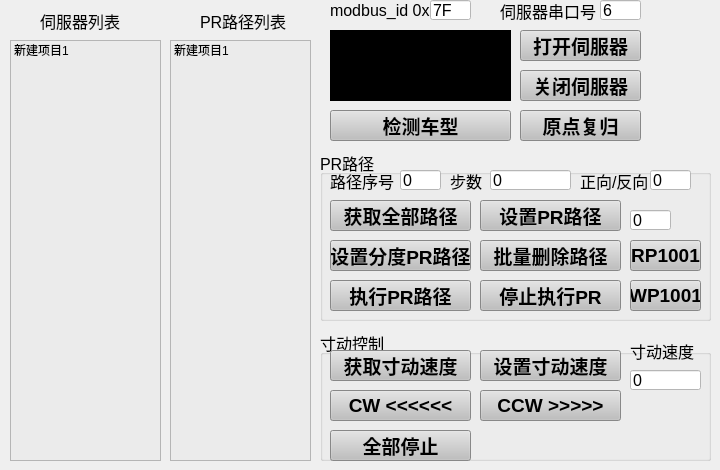
    <widget class="QWidget" name="tab_2">
     <attribute name="title">
      <string>伺服控制</string>
     </attribute>
     <widget class="QPushButton" name="pushButton_20">
      <property name="geometry">
       <rect>
        <x>520</x>
        <y>110</y>
        <width>121</width>
        <height>31</height>
       </rect>
      </property>
      <property name="font">
       <font>
        <family>Arial</family>
        <pointsize>14</pointsize>
        <weight>75</weight>
        <bold>true</bold>
       </font>
      </property>
      <property name="styleSheet">
       <string notr="true">background-color: rgb(191, 191, 191);
color: rgb(0, 0, 0);</string>
      </property>
      <property name="text">
       <string>原点复归</string>
      </property>
     </widget>
     <widget class="QPushButton" name="pushButton_21">
      <property name="geometry">
       <rect>
        <x>520</x>
        <y>30</y>
        <width>121</width>
        <height>31</height>
       </rect>
      </property>
      <property name="font">
       <font>
        <family>Arial</family>
        <pointsize>14</pointsize>
        <weight>75</weight>
        <bold>true</bold>
       </font>
      </property>
      <property name="styleSheet">
       <string notr="true">background-color: rgb(191, 191, 191);
color: rgb(0, 0, 0);</string>
      </property>
      <property name="text">
       <string>打开伺服器</string>
      </property>
     </widget>
     <widget class="QPushButton" name="pushButton_22">
      <property name="geometry">
       <rect>
        <x>520</x>
        <y>70</y>
        <width>121</width>
        <height>31</height>
       </rect>
      </property>
      <property name="font">
       <font>
        <family>Arial</family>
        <pointsize>14</pointsize>
        <weight>75</weight>
        <bold>true</bold>
       </font>
      </property>
      <property name="styleSheet">
       <string notr="true">background-color: rgb(191, 191, 191);
color: rgb(0, 0, 0);</string>
      </property>
      <property name="text">
       <string>关闭伺服器</string>
      </property>
     </widget>
     <widget class="QListWidget" name="listWidget_2">
      <property name="geometry">
       <rect>
        <x>10</x>
        <y>40</y>
        <width>151</width>
        <height>421</height>
       </rect>
      </property>
      <property name="styleSheet">
       <string notr="true">background-color: rgb(235, 235, 235);</string>
      </property>
      <item>
       <property name="text">
        <string>新建项目1</string>
       </property>
      </item>
     </widget>
     <widget class="QLabel" name="label_7">
      <property name="geometry">
       <rect>
        <x>40</x>
        <y>10</y>
        <width>81</width>
        <height>21</height>
       </rect>
      </property>
      <property name="font">
       <font>
        <family>Arial</family>
        <pointsize>12</pointsize>
       </font>
      </property>
      <property name="text">
       <string>伺服器列表</string>
      </property>
     </widget>
     <widget class="QLabel" name="label_8">
      <property name="geometry">
       <rect>
        <x>500</x>
        <y>0</y>
        <width>101</width>
        <height>21</height>
       </rect>
      </property>
      <property name="font">
       <font>
        <family>Arial</family>
        <pointsize>12</pointsize>
       </font>
      </property>
      <property name="text">
       <string>伺服器串口号</string>
      </property>
     </widget>
     <widget class="QLineEdit" name="lineEdit_4">
      <property name="geometry">
       <rect>
        <x>600</x>
        <y>0</y>
        <width>41</width>
        <height>20</height>
       </rect>
      </property>
      <property name="font">
       <font>
        <family>Arial</family>
        <pointsize>12</pointsize>
       </font>
      </property>
      <property name="styleSheet">
       <string notr="true">background-color: rgb(255, 255, 255);</string>
      </property>
      <property name="text">
       <string>6</string>
      </property>
     </widget>
     <widget class="QListWidget" name="listWidget">
      <property name="geometry">
       <rect>
        <x>170</x>
        <y>40</y>
        <width>141</width>
        <height>421</height>
       </rect>
      </property>
      <property name="styleSheet">
       <string notr="true">background-color: rgb(235, 235, 235);</string>
      </property>
      <item>
       <property name="text">
        <string>新建项目1</string>
       </property>
      </item>
     </widget>
     <widget class="QLabel" name="label_4">
      <property name="geometry">
       <rect>
        <x>330</x>
        <y>0</y>
        <width>101</width>
        <height>21</height>
       </rect>
      </property>
      <property name="font">
       <font>
        <family>Arial</family>
        <pointsize>12</pointsize>
       </font>
      </property>
      <property name="text">
       <string>modbus_id 0x</string>
      </property>
     </widget>
     <widget class="QLineEdit" name="lineEdit">
      <property name="geometry">
       <rect>
        <x>430</x>
        <y>0</y>
        <width>41</width>
        <height>20</height>
       </rect>
      </property>
      <property name="font">
       <font>
        <family>Arial</family>
        <pointsize>12</pointsize>
       </font>
      </property>
      <property name="styleSheet">
       <string notr="true">background-color: rgb(255, 255, 255);</string>
      </property>
      <property name="text">
       <string>7F</string>
      </property>
     </widget>
     <widget class="QLabel" name="label_11">
      <property name="geometry">
       <rect>
        <x>200</x>
        <y>10</y>
        <width>91</width>
        <height>21</height>
       </rect>
      </property>
      <property name="font">
       <font>
        <family>Arial</family>
        <pointsize>12</pointsize>
       </font>
      </property>
      <property name="text">
       <string>PR路径列表</string>
      </property>
     </widget>
     <widget class="QGroupBox" name="groupBox_6">
      <property name="geometry">
       <rect>
        <x>320</x>
        <y>330</y>
        <width>391</width>
        <height>131</height>
       </rect>
      </property>
      <property name="font">
       <font>
        <family>Arial</family>
        <pointsize>12</pointsize>
       </font>
      </property>
      <property name="styleSheet">
       <string notr="true"/>
      </property>
      <property name="title">
       <string>寸动控制</string>
      </property>
      <widget class="QLabel" name="label_12">
       <property name="geometry">
        <rect>
         <x>310</x>
         <y>10</y>
         <width>71</width>
         <height>21</height>
        </rect>
       </property>
       <property name="font">
        <font>
         <family>Arial</family>
         <pointsize>12</pointsize>
        </font>
       </property>
       <property name="text">
        <string>寸动速度      </string>
       </property>
      </widget>
      <widget class="QLineEdit" name="lineEdit_5">
       <property name="geometry">
        <rect>
         <x>310</x>
         <y>40</y>
         <width>71</width>
         <height>20</height>
        </rect>
       </property>
       <property name="font">
        <font>
         <family>Arial</family>
         <pointsize>12</pointsize>
        </font>
       </property>
       <property name="styleSheet">
        <string notr="true">background-color: rgb(255, 255, 255);</string>
       </property>
       <property name="text">
        <string>0</string>
       </property>
      </widget>
      <widget class="QPushButton" name="pushButton_23">
       <property name="geometry">
        <rect>
         <x>10</x>
         <y>60</y>
         <width>141</width>
         <height>31</height>
        </rect>
       </property>
       <property name="font">
        <font>
         <family>Arial</family>
         <pointsize>14</pointsize>
         <weight>75</weight>
         <bold>true</bold>
        </font>
       </property>
       <property name="styleSheet">
        <string notr="true">background-color: rgb(191, 191, 191);
color: rgb(0, 0, 0);</string>
       </property>
       <property name="text">
        <string>CW &lt;&lt;&lt;&lt;&lt;&lt;</string>
       </property>
      </widget>
      <widget class="QPushButton" name="pushButton_24">
       <property name="geometry">
        <rect>
         <x>160</x>
         <y>60</y>
         <width>141</width>
         <height>31</height>
        </rect>
       </property>
       <property name="font">
        <font>
         <family>Arial</family>
         <pointsize>14</pointsize>
         <weight>75</weight>
         <bold>true</bold>
        </font>
       </property>
       <property name="styleSheet">
        <string notr="true">background-color: rgb(191, 191, 191);
color: rgb(0, 0, 0);</string>
       </property>
       <property name="text">
        <string>CCW &gt;&gt;&gt;&gt;&gt;</string>
       </property>
      </widget>
      <widget class="QPushButton" name="pushButton_25">
       <property name="geometry">
        <rect>
         <x>10</x>
         <y>100</y>
         <width>141</width>
         <height>31</height>
        </rect>
       </property>
       <property name="font">
        <font>
         <family>Arial</family>
         <pointsize>14</pointsize>
         <weight>75</weight>
         <bold>true</bold>
        </font>
       </property>
       <property name="styleSheet">
        <string notr="true">background-color: rgb(191, 191, 191);
color: rgb(0, 0, 0);</string>
       </property>
       <property name="text">
        <string>全部停止</string>
       </property>
      </widget>
      <widget class="QPushButton" name="pushButton_29">
       <property name="geometry">
        <rect>
         <x>10</x>
         <y>20</y>
         <width>141</width>
         <height>31</height>
        </rect>
       </property>
       <property name="font">
        <font>
         <family>Arial</family>
         <pointsize>14</pointsize>
         <weight>75</weight>
         <bold>true</bold>
        </font>
       </property>
       <property name="styleSheet">
        <string notr="true">background-color: rgb(191, 191, 191);
color: rgb(0, 0, 0);</string>
       </property>
       <property name="text">
        <string>获取寸动速度</string>
       </property>
      </widget>
      <widget class="QPushButton" name="pushButton_30">
       <property name="geometry">
        <rect>
         <x>160</x>
         <y>20</y>
         <width>141</width>
         <height>31</height>
        </rect>
       </property>
       <property name="font">
        <font>
         <family>Arial</family>
         <pointsize>14</pointsize>
         <weight>75</weight>
         <bold>true</bold>
        </font>
       </property>
       <property name="styleSheet">
        <string notr="true">background-color: rgb(191, 191, 191);
color: rgb(0, 0, 0);</string>
       </property>
       <property name="text">
        <string>设置寸动速度</string>
       </property>
      </widget>
     </widget>
     <widget class="QGroupBox" name="groupBox_7">
      <property name="geometry">
       <rect>
        <x>320</x>
        <y>150</y>
        <width>391</width>
        <height>171</height>
       </rect>
      </property>
      <property name="font">
       <font>
        <family>Arial</family>
        <pointsize>12</pointsize>
       </font>
      </property>
      <property name="styleSheet">
       <string notr="true"/>
      </property>
      <property name="title">
       <string>PR路径</string>
      </property>
      <widget class="QPushButton" name="pushButton_18">
       <property name="geometry">
        <rect>
         <x>160</x>
         <y>50</y>
         <width>141</width>
         <height>31</height>
        </rect>
       </property>
       <property name="font">
        <font>
         <family>Arial</family>
         <pointsize>14</pointsize>
         <weight>75</weight>
         <bold>true</bold>
        </font>
       </property>
       <property name="styleSheet">
        <string notr="true">background-color: rgb(191, 191, 191);
color: rgb(0, 0, 0);</string>
       </property>
       <property name="text">
        <string>设置PR路径</string>
       </property>
      </widget>
      <widget class="QLineEdit" name="lineEdit_3">
       <property name="geometry">
        <rect>
         <x>170</x>
         <y>20</y>
         <width>81</width>
         <height>20</height>
        </rect>
       </property>
       <property name="font">
        <font>
         <family>Arial</family>
         <pointsize>12</pointsize>
        </font>
       </property>
       <property name="styleSheet">
        <string notr="true">background-color: rgb(255, 255, 255);</string>
       </property>
       <property name="text">
        <string>0</string>
       </property>
      </widget>
      <widget class="QLabel" name="label_5">
       <property name="geometry">
        <rect>
         <x>10</x>
         <y>20</y>
         <width>71</width>
         <height>21</height>
        </rect>
       </property>
       <property name="font">
        <font>
         <family>Arial</family>
         <pointsize>12</pointsize>
        </font>
       </property>
       <property name="text">
        <string>路径序号      </string>
       </property>
      </widget>
      <widget class="QLineEdit" name="lineEdit_2">
       <property name="geometry">
        <rect>
         <x>80</x>
         <y>20</y>
         <width>41</width>
         <height>20</height>
        </rect>
       </property>
       <property name="font">
        <font>
         <family>Arial</family>
         <pointsize>12</pointsize>
        </font>
       </property>
       <property name="styleSheet">
        <string notr="true">background-color: rgb(255, 255, 255);</string>
       </property>
       <property name="text">
        <string>0</string>
       </property>
      </widget>
      <widget class="QLabel" name="label_6">
       <property name="geometry">
        <rect>
         <x>130</x>
         <y>20</y>
         <width>41</width>
         <height>21</height>
        </rect>
       </property>
       <property name="font">
        <font>
         <family>Arial</family>
         <pointsize>12</pointsize>
        </font>
       </property>
       <property name="text">
        <string>步数</string>
       </property>
      </widget>
      <widget class="QPushButton" name="pushButton_19">
       <property name="geometry">
        <rect>
         <x>10</x>
         <y>50</y>
         <width>141</width>
         <height>31</height>
        </rect>
       </property>
       <property name="font">
        <font>
         <family>Arial</family>
         <pointsize>14</pointsize>
         <weight>75</weight>
         <bold>true</bold>
        </font>
       </property>
       <property name="styleSheet">
        <string notr="true">background-color: rgb(191, 191, 191);
color: rgb(0, 0, 0);</string>
       </property>
       <property name="text">
        <string>获取全部路径</string>
       </property>
      </widget>
      <widget class="QPushButton" name="pushButton_27">
       <property name="geometry">
        <rect>
         <x>10</x>
         <y>130</y>
         <width>141</width>
         <height>31</height>
        </rect>
       </property>
       <property name="font">
        <font>
         <family>Arial</family>
         <pointsize>14</pointsize>
         <weight>75</weight>
         <bold>true</bold>
        </font>
       </property>
       <property name="styleSheet">
        <string notr="true">background-color: rgb(191, 191, 191);
color: rgb(0, 0, 0);</string>
       </property>
       <property name="text">
        <string>执行PR路径</string>
       </property>
      </widget>
      <widget class="QLabel" name="label_14">
       <property name="geometry">
        <rect>
         <x>260</x>
         <y>20</y>
         <width>71</width>
         <height>21</height>
        </rect>
       </property>
       <property name="font">
        <font>
         <family>Arial</family>
         <pointsize>12</pointsize>
        </font>
       </property>
       <property name="text">
        <string>正向/反向</string>
       </property>
      </widget>
      <widget class="QLineEdit" name="lineEdit_6">
       <property name="geometry">
        <rect>
         <x>330</x>
         <y>20</y>
         <width>41</width>
         <height>20</height>
        </rect>
       </property>
       <property name="font">
        <font>
         <family>Arial</family>
         <pointsize>12</pointsize>
        </font>
       </property>
       <property name="styleSheet">
        <string notr="true">background-color: rgb(255, 255, 255);</string>
       </property>
       <property name="text">
        <string>0</string>
       </property>
      </widget>
      <widget class="QPushButton" name="pushButton_31">
       <property name="geometry">
        <rect>
         <x>160</x>
         <y>130</y>
         <width>141</width>
         <height>31</height>
        </rect>
       </property>
       <property name="font">
        <font>
         <family>Arial</family>
         <pointsize>14</pointsize>
         <weight>75</weight>
         <bold>true</bold>
        </font>
       </property>
       <property name="styleSheet">
        <string notr="true">background-color: rgb(191, 191, 191);
color: rgb(0, 0, 0);</string>
       </property>
       <property name="text">
        <string>停止执行PR</string>
       </property>
      </widget>
      <widget class="QPushButton" name="pushButton_32">
       <property name="geometry">
        <rect>
         <x>10</x>
         <y>90</y>
         <width>141</width>
         <height>31</height>
        </rect>
       </property>
       <property name="font">
        <font>
         <family>Arial</family>
         <pointsize>14</pointsize>
         <weight>75</weight>
         <bold>true</bold>
        </font>
       </property>
       <property name="styleSheet">
        <string notr="true">background-color: rgb(191, 191, 191);
color: rgb(0, 0, 0);</string>
       </property>
       <property name="text">
        <string>设置分度PR路径</string>
       </property>
      </widget>
      <widget class="QPushButton" name="pushButton_33">
       <property name="geometry">
        <rect>
         <x>160</x>
         <y>90</y>
         <width>141</width>
         <height>31</height>
        </rect>
       </property>
       <property name="font">
        <font>
         <family>Arial</family>
         <pointsize>14</pointsize>
         <weight>75</weight>
         <bold>true</bold>
        </font>
       </property>
       <property name="styleSheet">
        <string notr="true">background-color: rgb(191, 191, 191);
color: rgb(0, 0, 0);</string>
       </property>
       <property name="text">
        <string>批量删除路径</string>
       </property>
      </widget>
      <widget class="QPushButton" name="pushButton_69">
       <property name="geometry">
        <rect>
         <x>310</x>
         <y>90</y>
         <width>71</width>
         <height>31</height>
        </rect>
       </property>
       <property name="font">
        <font>
         <family>Arial</family>
         <pointsize>14</pointsize>
         <weight>75</weight>
         <bold>true</bold>
        </font>
       </property>
       <property name="styleSheet">
        <string notr="true">background-color: rgb(191, 191, 191);
color: rgb(0, 0, 0);</string>
       </property>
       <property name="text">
        <string>RP1001</string>
       </property>
      </widget>
      <widget class="QPushButton" name="pushButton_70">
       <property name="geometry">
        <rect>
         <x>310</x>
         <y>130</y>
         <width>71</width>
         <height>31</height>
        </rect>
       </property>
       <property name="font">
        <font>
         <family>Arial</family>
         <pointsize>14</pointsize>
         <weight>75</weight>
         <bold>true</bold>
        </font>
       </property>
       <property name="styleSheet">
        <string notr="true">background-color: rgb(191, 191, 191);
color: rgb(0, 0, 0);</string>
       </property>
       <property name="text">
        <string>WP1001</string>
       </property>
      </widget>
      <widget class="QLineEdit" name="lineEdit_10">
       <property name="geometry">
        <rect>
         <x>310</x>
         <y>60</y>
         <width>41</width>
         <height>20</height>
        </rect>
       </property>
       <property name="font">
        <font>
         <family>Arial</family>
         <pointsize>12</pointsize>
        </font>
       </property>
       <property name="styleSheet">
        <string notr="true">background-color: rgb(255, 255, 255);</string>
       </property>
       <property name="text">
        <string>0</string>
       </property>
      </widget>
      <zorder>pushButton_18</zorder>
      <zorder>label_5</zorder>
      <zorder>lineEdit_2</zorder>
      <zorder>label_6</zorder>
      <zorder>pushButton_19</zorder>
      <zorder>pushButton_27</zorder>
      <zorder>label_14</zorder>
      <zorder>lineEdit_6</zorder>
      <zorder>lineEdit_3</zorder>
      <zorder>pushButton_31</zorder>
      <zorder>pushButton_32</zorder>
      <zorder>pushButton_33</zorder>
      <zorder>pushButton_69</zorder>
      <zorder>pushButton_70</zorder>
      <zorder>lineEdit_10</zorder>
     </widget>
     <widget class="QPushButton" name="pushButton_28">
      <property name="geometry">
       <rect>
        <x>330</x>
        <y>110</y>
        <width>181</width>
        <height>31</height>
       </rect>
      </property>
      <property name="font">
       <font>
        <family>Arial</family>
        <pointsize>14</pointsize>
        <weight>75</weight>
        <bold>true</bold>
       </font>
      </property>
      <property name="styleSheet">
       <string notr="true">background-color: rgb(191, 191, 191);
color: rgb(0, 0, 0);</string>
      </property>
      <property name="text">
       <string>检测车型</string>
      </property>
     </widget>
     <widget class="QLabel" name="label_13">
      <property name="geometry">
       <rect>
        <x>330</x>
        <y>30</y>
        <width>181</width>
        <height>71</height>
       </rect>
      </property>
      <property name="styleSheet">
       <string notr="true">background-color: rgb(0, 0, 0);</string>
      </property>
      <property name="text">
       <string/>
      </property>
     </widget>
    </widget>
